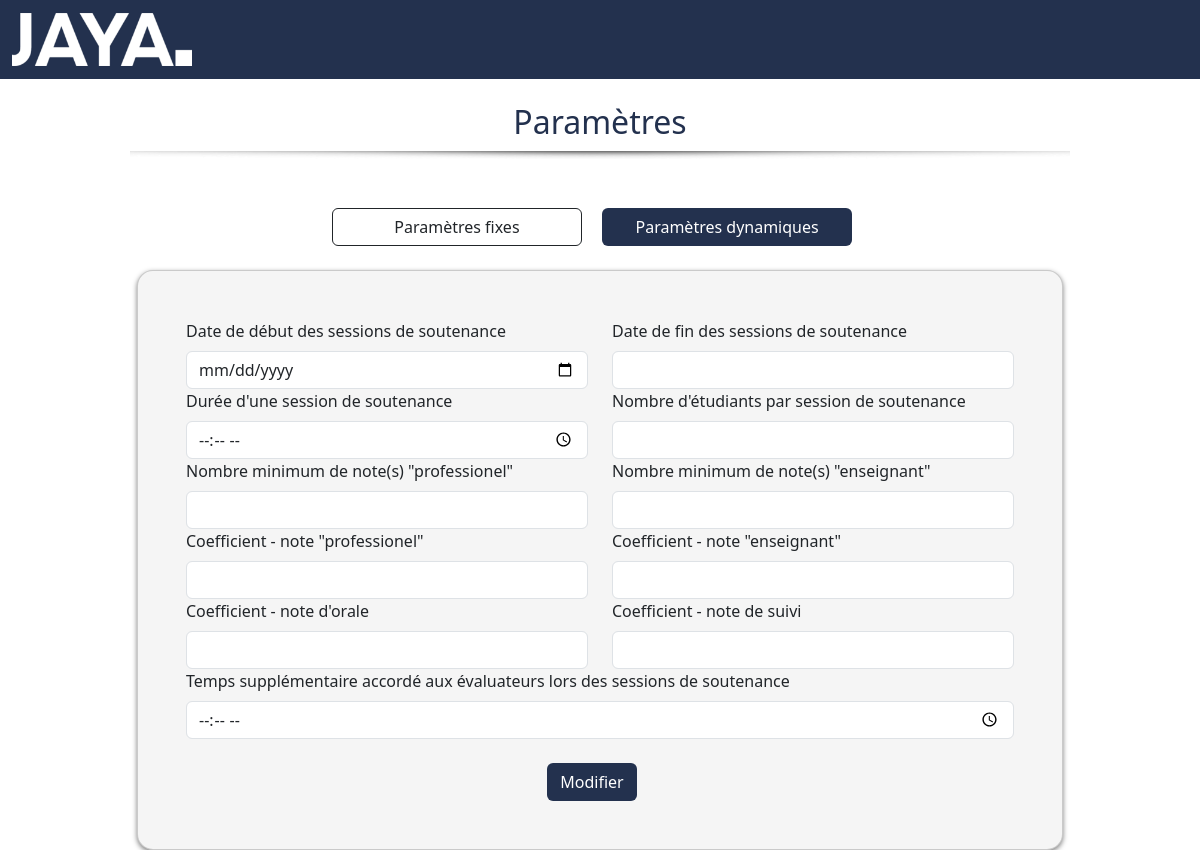
Page /web/applicationSettings.php on the earlier database version.
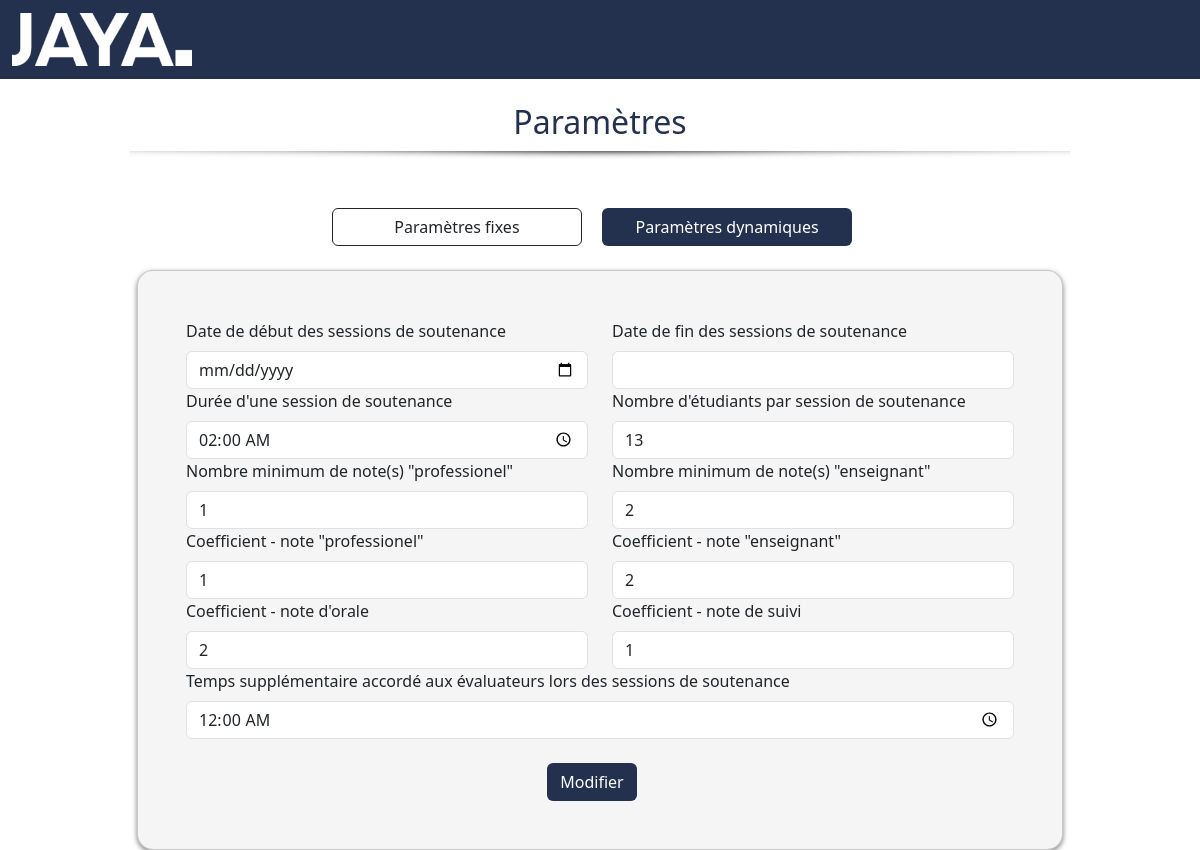
Same page on the later database version.
### tables this page shows
CREATE TABLE `parametres` (
  `ID_param` int(11) NOT NULL,
  `Nom_param` varchar(80) DEFAULT NULL,
  `Description_param` varchar(255) DEFAULT NULL,
  `NbPoint_param` int(2) DEFAULT NULL
);

### fonctions/functions.php (called while the page is built, shortened)
<?php
function getSettings($settingType)
{
    if ($settingType == "fixe") {
        $sql = "SELECT
                ID_param,
                Nom_param,
                Description_param,
                NbPoint_param
            FROM parametres
            WHERE NbPoint_param IS NULL";
    } elseif ($settingType == "dynamique") {
        $sql = "SELECT
                ID_param,
                Nom_param,
                Description_param,
                NbPoint_param
            FROM parametres
            WHERE NbPoint_param IS NOT NULL";
    }
    return $sql;
}

### web/applicationSettings.php (the view, shortened to what this page needs)
<?php
include("../fonctions/functions.php");
?>
<!DOCTYPE html>
<html>
<head>
    <?php
    include("header.php");
    ?>
</head>
<body>
    <div class="content">
        <div id="content">
            <?php
            include("navbar.php");
            $db = Database::connect();
            $query = getSettings("fixe");
            $statement = $db->query($query);
            $fixedSettings = $statement->fetchAll();
            ?>
            <div class="container-fluid space">
                <h2 class="center colored">Paramètres</h2>
                <hr>
                <br>
                <br>
                <div class="container">
                    <div class="text-center">
                        <button type="button" id="btnPF" class="btn me-md-3 bg btn-custom">Paramètres fixes</button>
                        <button type="button" id="btnPD" class="btn me-md-3 bg btn-custom">Paramètres dynamiques</button>
                    </div>
                    <br>
                    <div id="divPF">
                        <form action="applicationSettingsCheckFixedSettingsUpdate.php" method="post">
                            <?php
                            $numberOfCols = 0;
                            echo '
                            <div class="row d-flex justify-content-center">
                                <div class="col-12 col-md-8 col-lg-6 col-xl-10">
                                    <div class="card shadow-2-strong css-login">
                                        <div class="card-body p-5">
                                            <div class="row">';
                            foreach ($fixedSettings as $fixedSetting) {
                                if ($numberOfCols < 2) {
                                    if (
                                        $fixedSetting['Nom_param'] == "Date de début des sessions de soutenance"
                                        || $fixedSetting['Nom_param'] == "Date de fin des sessions de soutenances"
                                    ) {
                                        echo '<div class="col">
                                                <input type="hidden" class="form-control" name="id[]" value="' . $fixedSetting["ID_param"] . '">
                                                <label for="description" class="form-label">' . $fixedSetting["Nom_param"] . '</label>
                                                <input type="date" class="form-control" name="description[]" value="' . $fixedSetting["Description_param"] . '">
                                            </div>';
                                    } else {
                                        echo '<div class="col">
                                                <input type="hidden" class="form-control" name="id[]" value="' . $fixedSetting["ID_param"] . '">
                                                <label for="description" class="form-label">' . $fixedSetting["Nom_param"] . '</label>
                                                <input type="text" class="form-control" name="description[]" value="' . $fixedSetting["Description_param"] . '">
                                            </div>';
                                    }
                                    $numberOfCols++;
                                } else {
                                    echo "</div><div class='row'>";
                                    $numberOfCols = 1;
                                    if (
                                        $fixedSetting['Nom_param'] == "Date de début des sessions de soutenance"
                                        || $fixedSetting['Nom_param'] == "Date de fin des sessions de soutenances"
                                    ) {
                                        echo '<div class="col">
                                                <input type="hidden" class="form-control" name="id[]" value="' . $fixedSetting["ID_param"] . '">
                                                <label for="description" class="form-label">' . $fixedSetting["Nom_param"] . '</label>
                                                <input type="date" class="form-control" name="description[]" value="' . $fixedSetting["Description_param"] . '">
                                            </div>';
                                    } elseif ($fixedSetting['Nom_param'] == "Durée d'une session de soutenance"
                                            || $fixedSetting['Nom_param'] == "Temps supplémentaire accordé aux évaluateurs lors des sessions de soutenance") {
                                        echo '<div class="col">
                                                <input type="hidden" class="form-control" name="id[]" value="' . $fixedSetting["ID_param"] . '">
                                                <label for="description" class="form-label">' . $fixedSetting["Nom_param"] . '</label>
                                                <input type="time" class="form-control" name="description[]" value="' . $fixedSetting["Description_param"] . '">
                                            </div>';
                                    } else {
                                        echo '<div class="col">
                                                <input type="hidden" class="form-control" name="id[]" value="' . $fixedSetting["ID_param"] . '">
                                                <label for="description" class="form-label">' . $fixedSetting["Nom_param"] . '</label>
                                                <input type="text" class="form-control" name="description[]" value="' . $fixedSetting["Description_param"] . '">
                                            </div>';
                                    }
                                }
                            }
                            echo "
                                </div>";
                            ?>
                            <br>
                            <div class="text-center">
                                <button class="btn me-md-3 bg" type="submit">Modifier</button>
                            </div>
                        </form>
                    </div>
                </div>
            </div>
        </div>
    </div>
</body>
</html>

### web/header.php (shortened to what this page needs)
<?php
echo '<title>JAYA</title>
<meta name="viewport" content="width=device-width, initial-scale=1"/>
<script src="https://cdn.jsdelivr.net/npm/bootstrap@5.3.0-alpha1/dist/js/bootstrap.bundle.min.js"></script>
<link href="https://cdn.jsdelivr.net/npm/bootstrap@5.3.0-alpha1/dist/css/bootstrap.min.css" rel="stylesheet">
<script src="https://code.jquery.com/jquery-3.5.1.js"></script>
<script src="https://cdn.datatables.net/1.13.2/js/jquery.dataTables.min.js"></script>
<link rel="stylesheet" href="https://cdn.datatables.net/1.13.2/css/jquery.dataTables.min.css">
<script src="https://cdn.datatables.net/buttons/2.3.4/js/dataTables.buttons.min.js"></script>
<script src="https://cdnjs.cloudflare.com/ajax/libs/jszip/3.10.1/jszip.min.js"></script>
<script src="https://cdnjs.cloudflare.com/ajax/libs/pdfmake/0.1.53/vfs_fonts.js"></script>
<script src="https://cdn.datatables.net/buttons/2.3.4/js/buttons.html5.min.js"></script>
<link rel="stylesheet" href="https://cdn.dataTables.net/buttons/2.3.4/css/buttons.dataTables.min.css">
<link rel="stylesheet" href="https://cdnjs.cloudflare.com/ajax/libs/jquery/1.12.1/jquery-ui.css" />
<script src="https://code.jquery.com/ui/1.12.1/jquery-ui.min.js"></script>
<link rel="stylesheet" href="https://cdn.jsdelivr.net/npm/bootstrap-icons@1.10.3/font/bootstrap-icons.css">
<script src=""></script>
<script src=""></script>
<link rel="stylesheet" href="">
<link rel="stylesheet" href="">
<link rel="stylesheet" href="../css/style.css">
<link rel="stylesheet" href="../css/toastr.min.css">';
?>

### web/navbar.php (shortened to what this page needs)
<nav class="navbar navbar-dark navbar-expand-lg bg-body-tertiary">
  <div class="container-fluid">
    <div class="collapse navbar-collapse" id="navbarTogglerDemo01">
      <a class="navbar-brand" href="index.php"><img src="../images/JAYA-LOGO2.png" alt="logo_jaya" width="180"></a>
      <ul class="navbar-nav me-auto mb-2 mb-lg-0">
    <ul class="navbar-nav me-0 mb-2 mb-lg-0">
      <li class="nav-item">
        <?php
        echo "<div class='nav-link active'>";
        echo "<table>";
        echo "<tr><td><strong>" . $_SESSION['user_name'] . "</td></tr>";
        if (($_SESSION['active_profile'] != "INVITE" || $_SESSION['active_profile'] != "ENSEIGNANT INVITE" || $_SESSION['active_profile'] != "PROFESSIONNEL INVITE") && ($_SESSION['change_profile_access'] > 1)) {
          echo "<tr><td><font size=-1><a class='nav-link active' href='changeProfile.php'>" . $_SESSION['active_profile'] . "</a></font></td></tr>";
        } elseif (($_SESSION['active_profile'] != "INVITE" || $_SESSION['active_profile'] != "ENSEIGNANT INVITE" || $_SESSION['active_profile'] != "PROFESSIONNEL INVITE") && ($_SESSION['change_profile_access'] <= 1)) {
          echo "<tr><td><font size=-1><a class='nav-link active'>" . $_SESSION['active_profile'] . "</a></font></td></tr>";
        } elseif ($_SESSION['active_profile'] == "INVITE" || $_SESSION['active_profile'] == "ENSEIGNANT INVITE" || $_SESSION['active_profile'] == "PROFESSIONNEL INVITE") {
          echo "<tr><td><font size=-1><a class='nav-link active'>" . $_SESSION['active_profile'] . "</a></font></td></tr>";
        }
        echo "</table>";
        echo "</div>";
        ?>
      </li>
    </ul>
    </div>
  </div>
</nav>

### css/style.css (style rules this page uses)
.navbar { background-color: #23314e !important; border-color: #23314e !important; }
.space { margin-top: 2%; }
table, th, td { text-align: center !important; }
h2 { text-align: center; }
.center { text-align: center; }
.bg { background-color: #23314e; color: white; }
.colored { color: #23314e; }
.btn-custom { width: 250px !important; }
hr { clear: both; opacity: 1; width: 80%; color: transparent; background-color: transparent; margin-top: 20px; margin-bottom: 20px; height: 10px; opacity: 0.7; filter: alpha(opacity=70); background-image: url(../images/ombre-horizontal.png); background-repeat: no-repeat; background-size: 100% 100%; margin: auto; }
.noDecoration, a:link, a:visited { text-decoration: none; }
.css-login { border-radius: 1rem !important; background: hsl(0,0%,96%) !important; box-shadow: 0px 2px 5px 0px rgba(0, 0, 0, 0.5) !important; }

Differences in the rows shown:
changed parametres "Durée d'une session de soutenance": Description_param (not shown) → "02:00"
changed parametres "Nombre d'étudiants par session de soutenance": Description_param (not shown) → "13"
changed parametres "Nombre minimum de note(s) \"professionel\"": Description_param (not shown) → "1"
changed parametres "Nombre minimum de note(s) \"enseignant\"": Description_param (not shown) → "2"
changed parametres "Coefficient - note \"professionel\"": Description_param (not shown) → "1"
changed parametres "Coefficient - note \"enseignant\"": Description_param (not shown) → "2"
changed parametres "Coefficient - note d'orale": Description_param (not shown) → "2"
changed parametres "Coefficient - note de suivi": Description_param (not shown) → "1"
changed parametres "Temps supplémentaire accordé aux évaluateurs lors des sessions de soutenance": Description_param (not shown) → "00:00"
